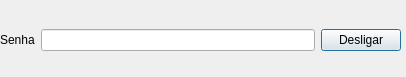
<?xml version="1.0" encoding="UTF-8"?>
<ui version="4.0">
 <class>passwd</class>
 <widget class="QDialog" name="passwd">
  <property name="geometry">
   <rect>
    <x>0</x>
    <y>0</y>
    <width>406</width>
    <height>77</height>
   </rect>
  </property>
  <property name="windowTitle">
   <string>Dialog</string>
  </property>
  <widget class="QWidget" name="horizontalLayoutWidget">
   <property name="geometry">
    <rect>
     <x>0</x>
     <y>0</y>
     <width>401</width>
     <height>80</height>
    </rect>
   </property>
   <layout class="QHBoxLayout" name="horizontalLayout">
    <item>
     <widget class="QLabel" name="password">
      <property name="text">
       <string>Senha</string>
      </property>
     </widget>
    </item>
    <item>
     <widget class="QLineEdit" name="camp"/>
    </item>
    <item>
     <widget class="QPushButton" name="ok">
      <property name="text">
       <string>Desligar</string>
      </property>
     </widget>
    </item>
   </layout>
  </widget>
 </widget>
 <resources/>
 <connections/>
</ui>
